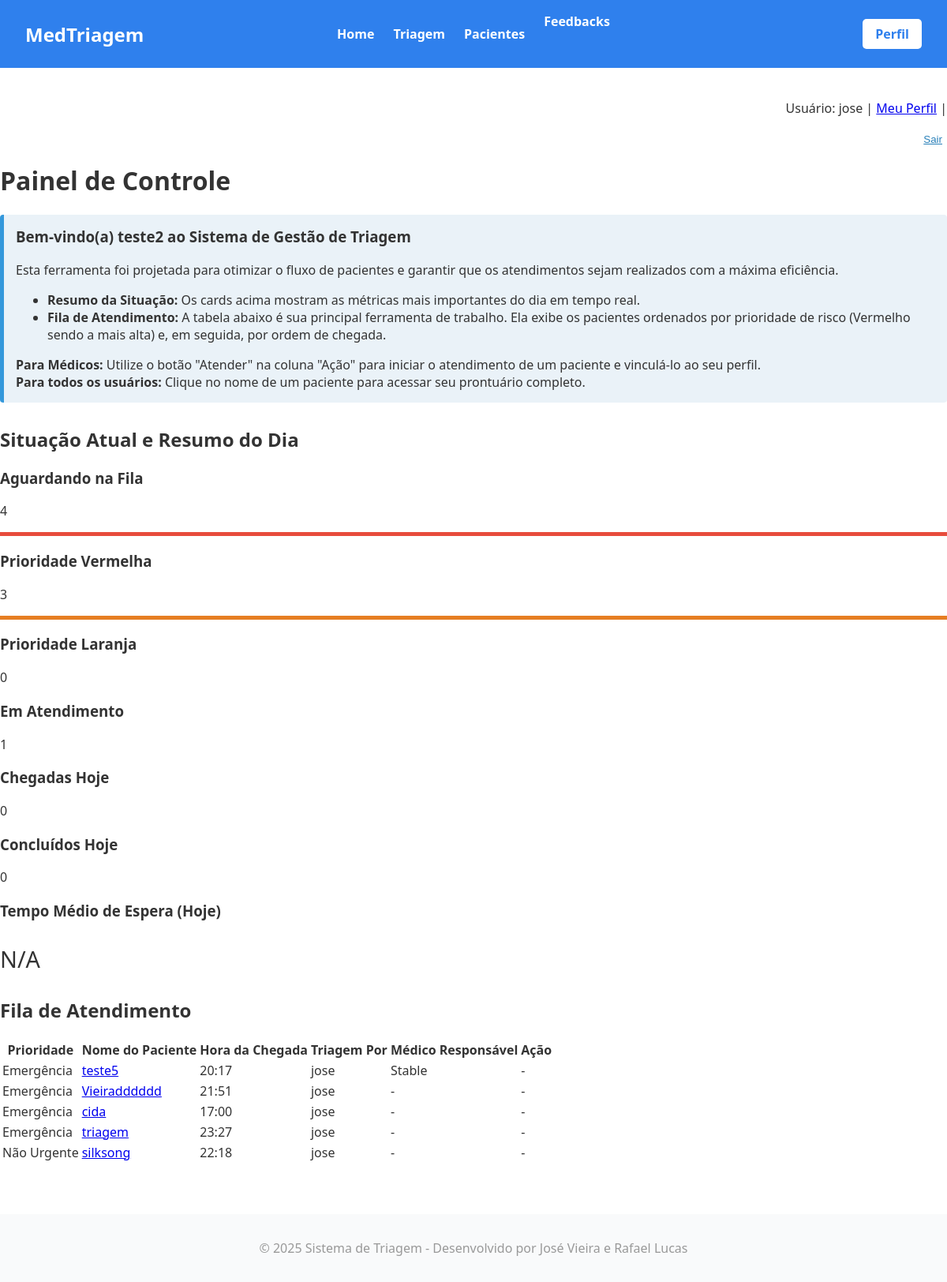
The app's page /master/home/ (signed in), older data.
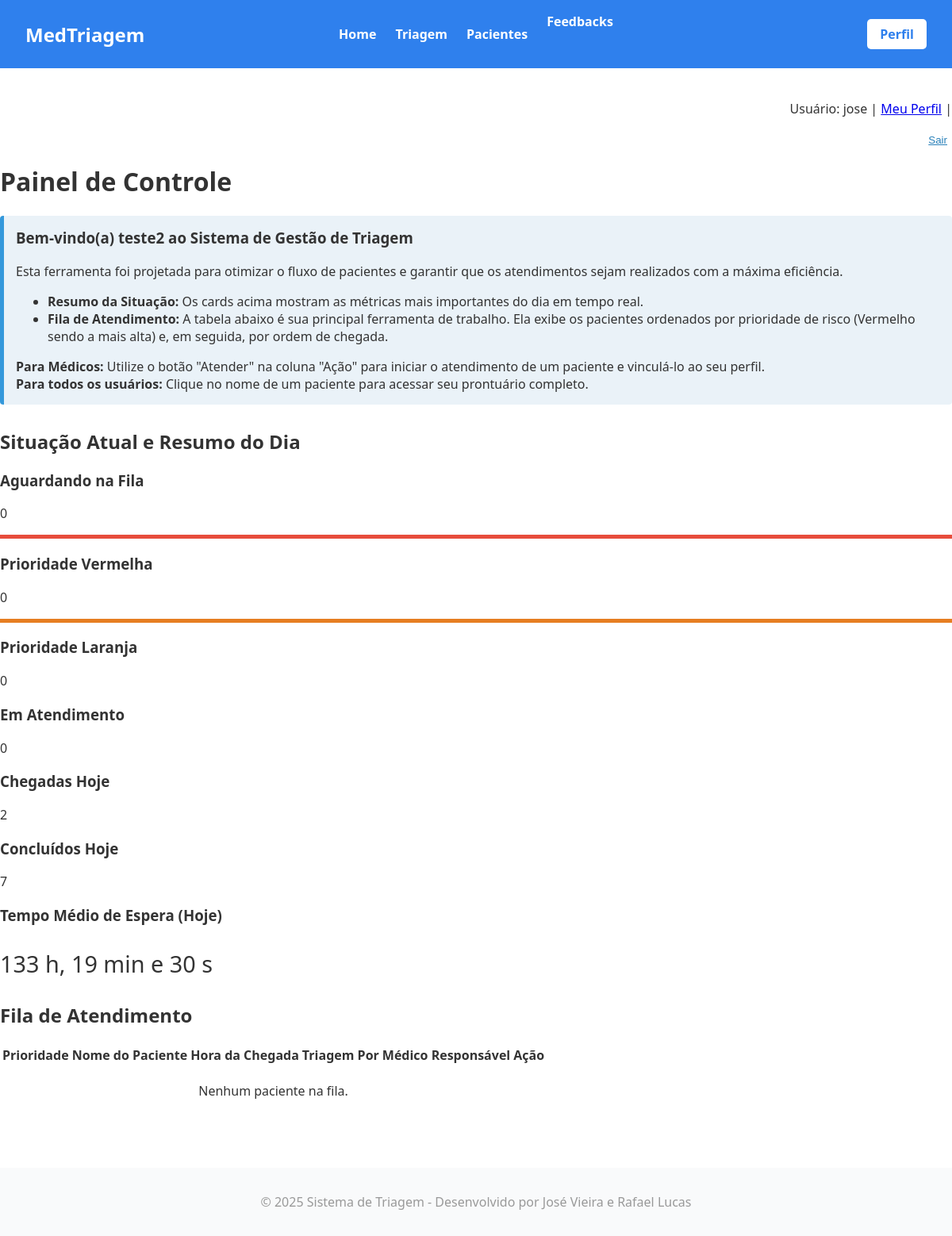
The same page, newer data.
### triagem/models.py (models this page shows, shortened)
class Paciente(models.Model):
    Sexualidade = [
        ('Masculino', 'Masculino'),
        ('Feminino', 'Feminino'),
    ]
    Convenios = [
        ('SUS', 'SUS'),
        ('Unimed', 'Unimed'),
        ('Hapvida', 'Hapvida'),
        ('Amil', 'Amil'),
        ('Bradesco Saude', 'Bradesco Saude'),
    ]
    Status = [
        ('Aguardando', 'Aguardando'),
        ('Em atendimento', 'Em atendimento'),
        ('Concluido', 'Concluido'),
    ]
    Sintomas = [
        ('Dor_Toracica', 'Dor Torácica / Aperto no Peito'),
        ('Falta_de_Ar', 'Falta de Ar / Dificuldade para Respirar'),
        ('Alteracao_Neurologica_Grave', 'Alteração de Consciência / Convulsão / Confusão'),
        ('Sangramento_Ativo', 'Sangramento Ativo / Vômito ou Fezes com Sangue'),
        ('Febre', 'Febre / Calafrios'),
        ('Dor_de_Cabeca', 'Dor de Cabeça'),
        ('Tontura_MalEstar', 'Tontura / Fraqueza / Mal-estar Geral'),
        ('Sintomas_Respiratorios_Leves', 'Tosse / Espirros / Dor de Garganta'),
        ('Dor_Abdominal', 'Dor Abdominal / Cólica'),
        ('Sintomas_Gastrointestinais', 'Náusea / Vômito / Diarreia'),
        ('Lesao_Trauma', 'Lesão / Trauma / Queda Recente'),
        ('Dor_Locomotora', 'Dor Muscular / Articular / Lombar'),
        ('Reacao_Alergica_Pele', 'Reação Alérgica / Erupção na Pele / Inchaço'),
        ('Queixa_Urinaria', 'Queixa Urinária (Dor ao urinar / Sangue na urina)'),
        ('Outro', 'Outro'),
    ]
    Risco = [
        ('Vermelho', 'Emergência'),
        ('Laranja', 'Muito Urgente'),
        ('Amarelo', 'Urgente'),
        ('Verde', 'Pouco Urgente'),
        ('Azul', 'Não Urgente'),
    ]
    Profissionais = [
        ('Clinica Medica', 'Clinica Medica'),
        ('Ortopedia', 'Ortopedia'),
        ('Pediatria', 'Pediatria'),
        ('Cardiologia', 'Cardiologia'),
        ('Neurologia', 'Neurologia'),
    ]
    nome = models.CharField(max_length=100)
    data_nascimento = models.DateField(verbose_name="Data de Nascimento")
    sexo = models.CharField(choices=Sexualidade, max_length=50)
    cpf = models.CharField(unique=True, max_length=14)
    convenio = models.CharField(choices=Convenios, max_length=50)
    temperatura = models.FloatField(max_length=3)
    pressao_sistolica = models.CharField(max_length=3) # Valor maior
    pressao_diastolica = models.CharField(max_length=3) # Valor menor
    pulso = models.CharField(max_length=3)
    frequenciaRespiratoria = models.CharField(max_length=3)
    saturacao = models.CharField(max_length=3)
    glicemia = models.CharField(max_length=3)
    dor = models.IntegerField(validators=[MinValueValidator(0), MaxValueValidator(10)])
    queixa = models.CharField(max_length=1000)
    inicio_sintomas = models.DateField()
    sintomas_associados = models.CharField(choices=Sintomas, max_length=50)
    observacoes = models.CharField(blank=True, null=True, max_length=1000)
    classificacao = models.CharField(choices=Risco, max_length=50,blank=True, null=True)
    justificativa = models.CharField(blank=True, null=True)
    encaminhamento = models.CharField(choices=Profissionais, max_length=50,blank=True, null=True)
    status = models.CharField(max_length=20, choices=Status, default='Aguardando',blank=True, null=True)
    hora_chegada = models.DateTimeField(default=timezone.now, blank=True)
    hora_inicio_atendimento = models.DateTimeField(null=True, blank=True)
    hora_fim_atendimento = models.DateTimeField(null=True, blank=True)
    atendente = models.ForeignKey(settings.AUTH_USER_MODEL, on_delete=models.PROTECT, related_name='pacientes_criados')
    medico_responsavel = models.ForeignKey(settings.AUTH_USER_MODEL, on_delete=models.SET_NULL, related_name='pacientes_atendidos', null=True, blank=True)

class CustomUser(AbstractUser):
    class TipoUsuario(models.TextChoices):
        ATENDENTE = 'ATENDENTE', 'Atendente'
        MEDICO = 'MEDICO', 'Médico'
        ADMIN = 'ADMIN', 'Admin'
    Especializacoes = [
        ('CLINICA_GERAL', 'Clínica Geral'),
        ('CARDIOLOGIA', 'Cardiologia'),
        ('ORTOPEDIA', 'Ortopedia'),
        ('PEDIATRIA', 'Pediatria'),
        ('NEUROLOGIA', 'Neurologia'),
        ('OUTRA', 'Outra')
    ]
    nome_completo = models.CharField(max_length=255)
    email = models.EmailField(unique=True)
    cpf = models.CharField(max_length=14, unique=True)
    tipo_usuario = models.CharField(max_length=10, choices=TipoUsuario.choices, default=TipoUsuario.ATENDENTE)
    registro_profissional = models.CharField(max_length=20, blank=True, null=True)   # Permite que o valor seja nulo no banco
    especializacao = models.CharField(max_length=50, choices=Especializacoes,blank=True,null=True)
    USERNAME_FIELD = 'username'
    REQUIRED_FIELDS = ['email', 'nome_completo', 'cpf']

### triagem/views.py (the view)
# urls.py: path('home/', index_view, name='index'),
@login_required
def index_view(request):
    hoje = timezone.now().date()
    pacientes_aguardando = Paciente.objects.filter(status='Aguardando')
    total_aguardando = pacientes_aguardando.count()
    total_em_atendimento = Paciente.objects.filter(status='Em atendimento').count()
    vermelhos_aguardando = pacientes_aguardando.filter(classificacao='Vermelho').count()
    laranjas_aguardando = pacientes_aguardando.filter(classificacao='Laranja').count()
    chegadas_hoje = Paciente.objects.filter(hora_chegada__date=hoje).count()
    concluidos_hoje = Paciente.objects.filter(
        status='Concluido',
        hora_fim_atendimento__date=hoje
    ).count()
    pacientes_atendidos_hoje = Paciente.objects.filter(
        hora_inicio_atendimento__date=hoje,
        hora_chegada__isnull=False
    )
    tempo_total_espera = datetime.timedelta(0)
    tempo_medio_timedelta = None
    if pacientes_atendidos_hoje.exists():
        pacientes_validos_para_calculo = 0
        for p in pacientes_atendidos_hoje:
            if p.hora_inicio_atendimento and p.hora_chegada:
                tempo_espera_paciente = p.hora_inicio_atendimento - p.hora_chegada
                tempo_total_espera += tempo_espera_paciente
                pacientes_validos_para_calculo += 1
        if pacientes_validos_para_calculo > 0:
            tempo_medio_timedelta = tempo_total_espera / pacientes_validos_para_calculo
        tempo_medio_timedelta = tempo_total_espera / len(pacientes_atendidos_hoje)
    tempo_medio_formatado = "N/A"
    if tempo_medio_timedelta:
        total_seconds = int(tempo_medio_timedelta.total_seconds())
        if total_seconds < 0:
            total_seconds = 0
        horas = total_seconds // 3600
        minutos = (total_seconds % 3600) // 60
        segundos = total_seconds % 60
        if horas > 0:
            tempo_medio_formatado = f"{horas} h, {minutos} min e {segundos} s"
        else:
            tempo_medio_formatado = f"{minutos} min e {segundos} s"
    prioridade_classificacao = Case(
        When(classificacao='Vermelho', then=Value(1)),
        default=Value(6),
        output_field=IntegerField()
    )
    lista_pacientes_priorizada = Paciente.objects.exclude(status='Concluido').annotate(
        prioridade=prioridade_classificacao
    ).order_by('prioridade', 'hora_chegada')
    context = {
        'total_aguardando': total_aguardando,
        'total_em_atendimento': total_em_atendimento,
        'concluidos_hoje': concluidos_hoje,
        'chegadas_hoje': chegadas_hoje,
        'vermelhos_aguardando': vermelhos_aguardando,
        'laranjas_aguardando': laranjas_aguardando,
        'tempo_medio_espera': tempo_medio_formatado, # <-- Enviando o valor formatado
        'pacientes': lista_pacientes_priorizada,
    }
    return render(request, 'site/index.html', context)

### triagem/templates/site/index.html (shortened to what the changed rows need)
{% load static %}
<!DOCTYPE html>
<html lang="pt-br">
<head>
    <link rel="stylesheet" href="{% static 'front/css/base.css' %}?v=2">
    <link rel="stylesheet" href="{% static 'front/css/index.css' %}?v=2">
</head>
<body>
    <header>
        <h1><a href="{% url 'hosp:index' %}">MedTriagem</a></h1>
    </header>
<div class="container">
                <h1>Painel de Controle</h1>
        <h2>Situação Atual e Resumo do Dia</h2>
        <div class="summary-container">
            <div class="summary-card">
                <h3>Aguardando na Fila</h3>
                <p class="count">{{ total_aguardando }}</p>
            </div>
            <div class="summary-card" style="border-top: 5px solid #e74c3c;">
                <h3>Prioridade Vermelha</h3>
                <p class="count">{{ vermelhos_aguardando }}</p>
            </div>
            <div class="summary-card">
                <h3>Em Atendimento</h3>
                <p class="count">{{ total_em_atendimento }}</p>
            </div>
            <div class="summary-card">
                <h3>Chegadas Hoje</h3>
                <p class="count">{{ chegadas_hoje }}</p>
            </div>
            <div class="summary-card">
                <h3>Concluídos Hoje</h3>
                <p class="count">{{ concluidos_hoje }}</p>
            </div>
            <div class="summary-card">
                <h3>Tempo Médio de Espera (Hoje)</h3>
                <p class="count" style="font-size: 1.8em;">{{ tempo_medio_espera }}</p>
            </div>
        </div>
        <h2>Fila de Atendimento</h2>
        <table class="patient-table">
            <thead>
                <tr>
                    <th>Prioridade</th>
                    <th>Nome do Paciente</th>
                    <th>Hora da Chegada</th>
                    <th>Triagem Por</th>
                    <th>Médico Responsável</th>
                    <th>Ação</th>
                </tr>
            </thead>
            <tbody>
                {% for paciente in pacientes %}
                <tr>
                    <td>
                        <span class="badge {{ paciente.classificacao|lower }}">
                            {{ paciente.get_classificacao_display }}
                        </span>
                    </td>
                    <td><a href="{% url 'hosp:mostrar' pk=paciente.pk %}">{{ paciente.nome }}</a></td>
                    <td>{{ paciente.hora_chegada|date:"H:i"|default:"--:--" }}</td>
                    <td>{{ paciente.atendente.nome_completo|default:"N/A" }}</td>
                    <td>
                        {% if paciente.medico_responsavel %}
                            {{ paciente.medico_responsavel.nome_completo }}
                        {% else %}
                            -
                        {% endif %}
                    </td>
                    <td>
                        {% if user.tipo_usuario == 'MEDICO' and paciente.status == 'Aguardando' %}
                            <form action="{% url 'hosp:mudar_status' pk=paciente.pk %}" method="post" style="display: inline;">
                                {% csrf_token %}
                                <button type="submit" class="action-button">Atender</button>
                            </form>
                        {% else %}
                            -
                        {% endif %}
                    </td>
                </tr>
                {% empty %}
                <tr>
                    <td colspan="6" style="text-align: center; padding: 20px;">Nenhum paciente na fila.</td>
                </tr>
                {% endfor %}
            </tbody>
        </table>
    </div>
</body>
</html>

Row changes from the older to the newer data that the page shows:
no longer on this page (row edited): Paciente: classificacao "Emergência", nome "teste5", hora_chegada "20:17", atendente.nome_completo "jose", medico_responsavel.nome_completo "Stable"
no longer on this page (row edited): Paciente: classificacao "Emergência", nome "Vieiradddddd", hora_chegada "21:51", atendente.nome_completo "jose"
no longer on this page (row edited): Paciente: classificacao "Emergência", nome "cida", hora_chegada "17:00", atendente.nome_completo "jose"
no longer on this page (row edited): Paciente: classificacao "Emergência", nome "triagem", hora_chegada "23:27", atendente.nome_completo "jose"
no longer on this page (row edited): Paciente: classificacao "Não Urgente", nome "silksong", hora_chegada "22:18", atendente.nome_completo "jose"
Text that changed along with them:
{{ total_aguardando }}: "4" → "0"
{{ vermelhos_aguardando }}: "3" → "0"
{{ total_em_atendimento }}: "1" → "0"
{{ chegadas_hoje }}: "0" → "2"
{{ concluidos_hoje }}: "0" → "7"
{{ tempo_medio_espera }}: "N/A" → "133 h, 19 min e 30 s"
text now shown: "Nenhum paciente na fila."
